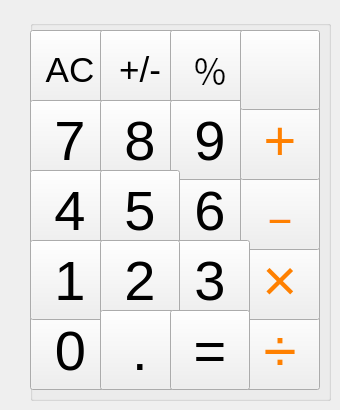
     <widget class="QWidget" name="tabWidgetPage_basic">
      <attribute name="title">
       <string>标准型</string>
      </attribute>
      <widget class="QGroupBox" name="groupBox">
       <property name="geometry">
        <rect>
         <x>30</x>
         <y>20</y>
         <width>301</width>
         <height>381</height>
        </rect>
       </property>
       <property name="title">
        <string/>
       </property>
       <widget class="QPushButton" name="pushButton_ac">
        <property name="geometry">
         <rect>
          <x>0</x>
          <y>10</y>
          <width>80</width>
          <height>80</height>
         </rect>
        </property>
        <property name="font">
         <font>
          <pointsize>26</pointsize>
         </font>
        </property>
        <property name="styleSheet">
         <string notr="true"/>
        </property>
        <property name="text">
         <string>AC</string>
        </property>
       </widget>
       <widget class="QPushButton" name="pushButton_00">
        <property name="geometry">
         <rect>
          <x>70</x>
          <y>10</y>
          <width>80</width>
          <height>80</height>
         </rect>
        </property>
        <property name="font">
         <font>
          <pointsize>26</pointsize>
         </font>
        </property>
        <property name="text">
         <string>+/-</string>
        </property>
       </widget>
       <widget class="QPushButton" name="pushButton_per">
        <property name="geometry">
         <rect>
          <x>140</x>
          <y>10</y>
          <width>80</width>
          <height>80</height>
         </rect>
        </property>
        <property name="font">
         <font>
          <pointsize>26</pointsize>
         </font>
        </property>
        <property name="text">
         <string>％</string>
        </property>
       </widget>
       <widget class="QPushButton" name="pushButton_dvd">
        <property name="geometry">
         <rect>
          <x>210</x>
          <y>290</y>
          <width>80</width>
          <height>80</height>
         </rect>
        </property>
        <property name="font">
         <font>
          <pointsize>45</pointsize>
         </font>
        </property>
        <property name="styleSheet">
         <string notr="true">color: rgb(255, 128, 0);</string>
        </property>
        <property name="text">
         <string>÷</string>
        </property>
        <property name="flat">
         <bool>false</bool>
        </property>
       </widget>
       <widget class="QPushButton" name="pushButton_7">
        <property name="geometry">
         <rect>
          <x>0</x>
          <y>80</y>
          <width>80</width>
          <height>80</height>
         </rect>
        </property>
        <property name="font">
         <font>
          <pointsize>42</pointsize>
         </font>
        </property>
        <property name="text">
         <string>7</string>
        </property>
       </widget>
       <widget class="QPushButton" name="pushButton_8">
        <property name="geometry">
         <rect>
          <x>70</x>
          <y>80</y>
          <width>80</width>
          <height>80</height>
         </rect>
        </property>
        <property name="font">
         <font>
          <pointsize>42</pointsize>
         </font>
        </property>
        <property name="text">
         <string>8</string>
        </property>
       </widget>
       <widget class="QPushButton" name="pushButton_mul">
        <property name="geometry">
         <rect>
          <x>210</x>
          <y>220</y>
          <width>80</width>
          <height>80</height>
         </rect>
        </property>
        <property name="font">
         <font>
          <pointsize>45</pointsize>
         </font>
        </property>
        <property name="styleSheet">
         <string notr="true">color: rgb(255, 128, 0);</string>
        </property>
        <property name="text">
         <string>×</string>
        </property>
       </widget>
       <widget class="QPushButton" name="pushButton_6">
        <property name="geometry">
         <rect>
          <x>140</x>
          <y>150</y>
          <width>80</width>
          <height>80</height>
         </rect>
        </property>
        <property name="font">
         <font>
          <pointsize>42</pointsize>
         </font>
        </property>
        <property name="text">
         <string>6</string>
        </property>
       </widget>
       <widget class="QPushButton" name="pushButton_4">
        <property name="geometry">
         <rect>
          <x>0</x>
          <y>150</y>
          <width>80</width>
          <height>80</height>
         </rect>
        </property>
        <property name="font">
         <font>
          <pointsize>42</pointsize>
         </font>
        </property>
        <property name="text">
         <string>4</string>
        </property>
       </widget>
       <widget class="QPushButton" name="pushButton_9">
        <property name="geometry">
         <rect>
          <x>140</x>
          <y>80</y>
          <width>80</width>
          <height>80</height>
         </rect>
        </property>
        <property name="font">
         <font>
          <pointsize>42</pointsize>
         </font>
        </property>
        <property name="text">
         <string>9</string>
        </property>
       </widget>
       <widget class="QPushButton" name="pushButton_5">
        <property name="geometry">
         <rect>
          <x>70</x>
          <y>150</y>
          <width>80</width>
          <height>80</height>
         </rect>
        </property>
        <property name="font">
         <font>
          <pointsize>42</pointsize>
         </font>
        </property>
        <property name="text">
         <string>5</string>
        </property>
       </widget>
       <widget class="QPushButton" name="pushButton_min">
        <property name="geometry">
         <rect>
          <x>210</x>
          <y>150</y>
          <width>80</width>
          <height>80</height>
         </rect>
        </property>
        <property name="font">
         <font>
          <pointsize>42</pointsize>
         </font>
        </property>
        <property name="styleSheet">
         <string notr="true">color: rgb(255, 128, 0);</string>
        </property>
        <property name="text">
         <string>﹣</string>
        </property>
       </widget>
       <widget class="QPushButton" name="pushButton_add">
        <property name="geometry">
         <rect>
          <x>210</x>
          <y>80</y>
          <width>80</width>
          <height>80</height>
         </rect>
        </property>
        <property name="font">
         <font>
          <pointsize>42</pointsize>
         </font>
        </property>
        <property name="styleSheet">
         <string notr="true">color: rgb(255, 128, 0);</string>
        </property>
        <property name="text">
         <string>+</string>
        </property>
       </widget>
       <widget class="QPushButton" name="pushButton_0">
        <property name="geometry">
         <rect>
          <x>0</x>
          <y>290</y>
          <width>81</width>
          <height>80</height>
         </rect>
        </property>
        <property name="font">
         <font>
          <pointsize>42</pointsize>
         </font>
        </property>
        <property name="text">
         <string>0</string>
        </property>
       </widget>
       <widget class="QPushButton" name="pushButton_3">
        <property name="geometry">
         <rect>
          <x>140</x>
          <y>220</y>
          <width>80</width>
          <height>80</height>
         </rect>
        </property>
        <property name="font">
         <font>
          <pointsize>42</pointsize>
         </font>
        </property>
        <property name="text">
         <string>3</string>
        </property>
       </widget>
       <widget class="QPushButton" name="pushButton_1">
        <property name="geometry">
         <rect>
          <x>0</x>
          <y>220</y>
          <width>80</width>
          <height>80</height>
         </rect>
        </property>
        <property name="font">
         <font>
          <pointsize>42</pointsize>
         </font>
        </property>
        <property name="text">
         <string>1</string>
        </property>
       </widget>
       <widget class="QPushButton" name="pushButton_2">
        <property name="geometry">
         <rect>
          <x>70</x>
          <y>220</y>
          <width>80</width>
          <height>80</height>
         </rect>
        </property>
        <property name="font">
         <font>
          <pointsize>42</pointsize>
         </font>
        </property>
        <property name="text">
         <string>2</string>
        </property>
       </widget>
       <widget class="QPushButton" name="pushButton_dot">
        <property name="geometry">
         <rect>
          <x>70</x>
          <y>290</y>
          <width>80</width>
          <height>80</height>
         </rect>
        </property>
        <property name="font">
         <font>
          <pointsize>42</pointsize>
         </font>
        </property>
        <property name="text">
         <string>.</string>
        </property>
       </widget>
       <widget class="QPushButton" name="pushButton_eq">
        <property name="geometry">
         <rect>
          <x>140</x>
          <y>290</y>
          <width>80</width>
          <height>80</height>
         </rect>
        </property>
        <property name="font">
         <font>
          <pointsize>42</pointsize>
         </font>
        </property>
        <property name="text">
         <string>=</string>
        </property>
       </widget>
       <widget class="QPushButton" name="pushButton_back">
        <property name="geometry">
         <rect>
          <x>210</x>
          <y>10</y>
          <width>80</width>
          <height>80</height>
         </rect>
        </property>
        <property name="text">
         <string/>
        </property>
        <property name="icon">
         <iconset resource="icon.qrc">
          <normaloff>:/icon/backword.png</normaloff>:/icon/backword.png</iconset>
        </property>
        <property name="iconSize">
         <size>
          <width>36</width>
          <height>36</height>
         </size>
        </property>
       </widget>
      </widget>
     </widget>
